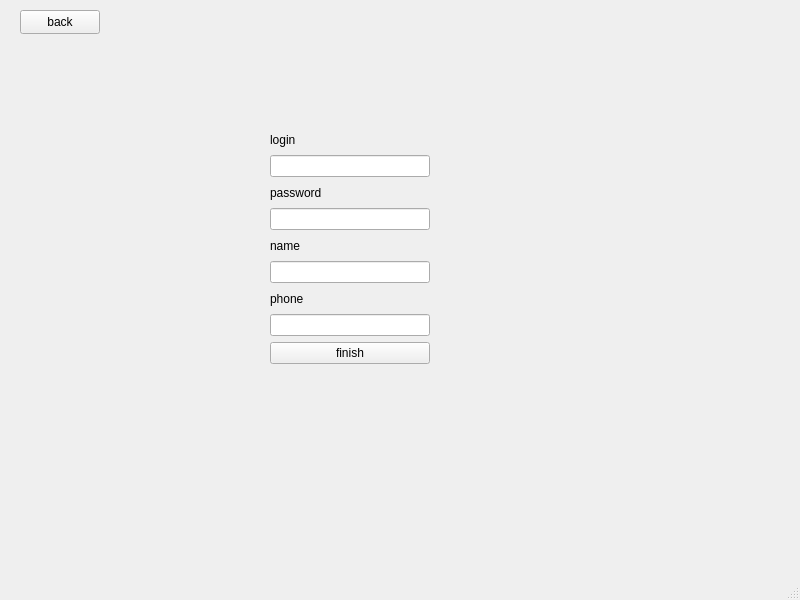
<?xml version="1.0" encoding="UTF-8"?>
<ui version="4.0">
 <class>RegistrationReaderController</class>
 <widget class="QMainWindow" name="RegistrationReaderController">
  <property name="geometry">
   <rect>
    <x>0</x>
    <y>0</y>
    <width>800</width>
    <height>600</height>
   </rect>
  </property>
  <property name="windowTitle">
   <string>MainWindow</string>
  </property>
  <widget class="QWidget" name="centralwidget">
   <widget class="QPushButton" name="backButton">
    <property name="geometry">
     <rect>
      <x>20</x>
      <y>10</y>
      <width>80</width>
      <height>24</height>
     </rect>
    </property>
    <property name="text">
     <string>back</string>
    </property>
   </widget>
   <widget class="QWidget" name="gridLayoutWidget">
    <property name="geometry">
     <rect>
      <x>270</x>
      <y>130</y>
      <width>160</width>
      <height>234</height>
     </rect>
    </property>
    <layout class="QGridLayout" name="gridLayout">
     <item row="7" column="0">
      <widget class="QLabel" name="label_4">
       <property name="text">
        <string>phone</string>
       </property>
      </widget>
     </item>
     <item row="4" column="0">
      <widget class="QLineEdit" name="PasswordText"/>
     </item>
     <item row="9" column="0">
      <widget class="QPushButton" name="finishButton">
       <property name="text">
        <string>finish</string>
       </property>
      </widget>
     </item>
     <item row="6" column="0">
      <widget class="QLineEdit" name="NameText"/>
     </item>
     <item row="5" column="0">
      <widget class="QLabel" name="label_3">
       <property name="text">
        <string>name</string>
       </property>
      </widget>
     </item>
     <item row="1" column="0">
      <widget class="QLabel" name="label">
       <property name="text">
        <string>login</string>
       </property>
      </widget>
     </item>
     <item row="2" column="0">
      <widget class="QLineEdit" name="LoginText"/>
     </item>
     <item row="3" column="0">
      <widget class="QLabel" name="label_2">
       <property name="text">
        <string>password</string>
       </property>
      </widget>
     </item>
     <item row="8" column="0">
      <widget class="QLineEdit" name="PhoneText"/>
     </item>
    </layout>
   </widget>
  </widget>
  <widget class="QMenuBar" name="menubar">
   <property name="geometry">
    <rect>
     <x>0</x>
     <y>0</y>
     <width>800</width>
     <height>21</height>
    </rect>
   </property>
  </widget>
  <widget class="QStatusBar" name="statusbar"/>
 </widget>
 <resources/>
 <connections/>
</ui>
